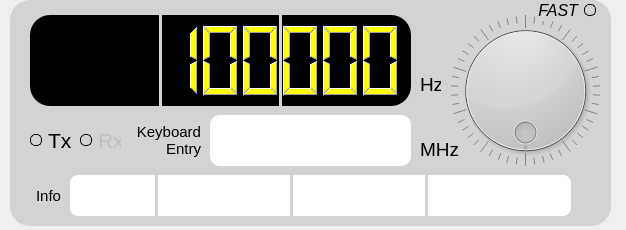
      <widget class="QWidget" name="page_2">
       <property name="geometry">
        <rect>
         <x>0</x>
         <y>0</y>
         <width>626</width>
         <height>230</height>
        </rect>
       </property>
       <attribute name="label">
        <string>  VFO-B</string>
       </attribute>
       <widget class="QGroupBox" name="VFO_B_groupBox">
        <property name="geometry">
         <rect>
          <x>10</x>
          <y>0</y>
          <width>601</width>
          <height>226</height>
         </rect>
        </property>
        <property name="font">
         <font>
          <pointsize>14</pointsize>
          <bold>true</bold>
         </font>
        </property>
        <property name="styleSheet">
         <string notr="true">QWidget{ border: 2px black; background-color: lightgray;border-radius: 20px;}</string>
        </property>
        <property name="title">
         <string/>
        </property>
        <widget class="QLCDNumber" name="VFO_B_lcdNumber">
         <property name="geometry">
          <rect>
           <x>20</x>
           <y>15</y>
           <width>381</width>
           <height>91</height>
          </rect>
         </property>
         <property name="styleSheet">
          <string notr="true">QWidget{ border: 2px black; background-color: black;}
QLCDNumber {color: yellow;}
</string>
         </property>
         <property name="digitCount">
          <number>9</number>
         </property>
         <property name="intValue" stdset="0">
          <number>1800000</number>
         </property>
        </widget>
        <widget class="QLineEdit" name="VFO_B_lineEdit">
         <property name="geometry">
          <rect>
           <x>200</x>
           <y>115</y>
           <width>201</width>
           <height>51</height>
          </rect>
         </property>
         <property name="font">
          <font>
           <pointsize>22</pointsize>
          </font>
         </property>
         <property name="styleSheet">
          <string notr="true">QWidget{ border: 2px black; background-color: white;border-radius: 10px;}</string>
         </property>
         <property name="maxLength">
          <number>9</number>
         </property>
         <property name="alignment">
          <set>Qt::AlignmentFlag::AlignRight|Qt::AlignmentFlag::AlignTrailing|Qt::AlignmentFlag::AlignVCenter</set>
         </property>
        </widget>
        <widget class="QDial" name="VFO_B_dial">
         <property name="geometry">
          <rect>
           <x>440</x>
           <y>15</y>
           <width>151</width>
           <height>151</height>
          </rect>
         </property>
         <property name="wrapping">
          <bool>true</bool>
         </property>
         <property name="notchesVisible">
          <bool>true</bool>
         </property>
         <property name="stored_value" stdset="0">
          <number>0</number>
         </property>
        </widget>
        <widget class="QRadioButton" name="VFO_B_Tx_radioButton">
         <property name="geometry">
          <rect>
           <x>20</x>
           <y>125</y>
           <width>41</width>
           <height>31</height>
          </rect>
         </property>
         <property name="font">
          <font>
           <pointsize>16</pointsize>
          </font>
         </property>
         <property name="styleSheet">
          <string notr="true">QRadioButton::indicator:checked:checked{ background-color: red;}
QRadioButton::indicator{ width: 10px; height: 10px; border-radius: 5px; border: 1px solid black; background-color: transparent;}</string>
         </property>
         <property name="text">
          <string>Tx</string>
         </property>
         <property name="iconSize">
          <size>
           <width>32</width>
           <height>32</height>
          </size>
         </property>
         <attribute name="buttonGroup">
          <string notr="true">Tx_buttonGroup</string>
         </attribute>
        </widget>
        <widget class="QRadioButton" name="VFO_B_Rx_radioButton">
         <property name="enabled">
          <bool>false</bool>
         </property>
         <property name="geometry">
          <rect>
           <x>70</x>
           <y>125</y>
           <width>41</width>
           <height>31</height>
          </rect>
         </property>
         <property name="font">
          <font>
           <pointsize>16</pointsize>
          </font>
         </property>
         <property name="styleSheet">
          <string notr="true">QRadioButton::indicator:checked:checked{ background-color: green;}
QRadioButton::indicator{ width: 10px; height: 10px; border-radius: 5px; border: 1px solid black; background-color: transparent;}</string>
         </property>
         <property name="text">
          <string>Rx</string>
         </property>
         <property name="iconSize">
          <size>
           <width>32</width>
           <height>32</height>
          </size>
         </property>
         <attribute name="buttonGroup">
          <string notr="true">Rx_buttonGroup</string>
         </attribute>
        </widget>
        <widget class="QLabel" name="VFO_B_label_1">
         <property name="geometry">
          <rect>
           <x>410</x>
           <y>75</y>
           <width>21</width>
           <height>18</height>
          </rect>
         </property>
         <property name="font">
          <font>
           <pointsize>14</pointsize>
          </font>
         </property>
         <property name="text">
          <string>Hz</string>
         </property>
        </widget>
        <widget class="QLabel" name="VFO_B_label_2">
         <property name="geometry">
          <rect>
           <x>410</x>
           <y>140</y>
           <width>41</width>
           <height>18</height>
          </rect>
         </property>
         <property name="font">
          <font>
           <pointsize>14</pointsize>
          </font>
         </property>
         <property name="text">
          <string>MHz</string>
         </property>
        </widget>
        <widget class="QTextBrowser" name="VFO_B_textBrowser">
         <property name="geometry">
          <rect>
           <x>60</x>
           <y>175</y>
           <width>501</width>
           <height>41</height>
          </rect>
         </property>
         <property name="font">
          <font>
           <family>Monospace</family>
           <pointsize>12</pointsize>
          </font>
         </property>
         <property name="styleSheet">
          <string notr="true">QWidget{ background-color: white;border-radius: 8px;}
QTextBrowser QScrollBar:horizontal {background-color: lightgrey;}
QTextBrowser QScrollBar::handle:horizontal {background-color: grey;margin: 0px 12px;}</string>
         </property>
         <property name="verticalScrollBarPolicy">
          <enum>Qt::ScrollBarPolicy::ScrollBarAlwaysOff</enum>
         </property>
         <property name="horizontalScrollBarPolicy">
          <enum>Qt::ScrollBarPolicy::ScrollBarAlwaysOff</enum>
         </property>
         <property name="lineWrapMode">
          <enum>QTextEdit::LineWrapMode::WidgetWidth</enum>
         </property>
         <property name="markdown">
          <string/>
         </property>
         <property name="html">
          <string>&lt;!DOCTYPE HTML PUBLIC &quot;-//W3C//DTD HTML 4.0//EN&quot; &quot;http://www.w3.org/TR/REC-html40/strict.dtd&quot;&gt;
&lt;html&gt;&lt;head&gt;&lt;meta name=&quot;qrichtext&quot; content=&quot;1&quot; /&gt;&lt;meta charset=&quot;utf-8&quot; /&gt;&lt;style type=&quot;text/css&quot;&gt;
p, li { white-space: pre-wrap; }
hr { height: 1px; border-width: 0; }
li.unchecked::marker { content: &quot;\2610&quot;; }
li.checked::marker { content: &quot;\2612&quot;; }
&lt;/style&gt;&lt;/head&gt;&lt;body style=&quot; font-family:'Monospace'; font-size:12pt; font-weight:400; font-style:normal;&quot;&gt;
&lt;p style=&quot;-qt-paragraph-type:empty; margin-top:0px; margin-bottom:0px; margin-left:0px; margin-right:0px; -qt-block-indent:0; text-indent:0px;&quot;&gt;&lt;br /&gt;&lt;/p&gt;&lt;/body&gt;&lt;/html&gt;</string>
         </property>
        </widget>
        <widget class="Line" name="VFO_B_line_2">
         <property name="geometry">
          <rect>
           <x>280</x>
           <y>175</y>
           <width>3</width>
           <height>41</height>
          </rect>
         </property>
         <property name="orientation">
          <enum>Qt::Orientation::Vertical</enum>
         </property>
        </widget>
        <widget class="Line" name="VFO_B_line_3">
         <property name="geometry">
          <rect>
           <x>415</x>
           <y>175</y>
           <width>3</width>
           <height>41</height>
          </rect>
         </property>
         <property name="orientation">
          <enum>Qt::Orientation::Vertical</enum>
         </property>
        </widget>
        <widget class="Line" name="VFO_B_line_1">
         <property name="geometry">
          <rect>
           <x>145</x>
           <y>175</y>
           <width>3</width>
           <height>41</height>
          </rect>
         </property>
         <property name="orientation">
          <enum>Qt::Orientation::Vertical</enum>
         </property>
        </widget>
        <widget class="QLabel" name="VFO_B_label_3">
         <property name="geometry">
          <rect>
           <x>120</x>
           <y>120</y>
           <width>71</width>
           <height>41</height>
          </rect>
         </property>
         <property name="font">
          <font>
           <pointsize>11</pointsize>
          </font>
         </property>
         <property name="styleSheet">
          <string notr="true">QWidget{ border-radius: 0px;}</string>
         </property>
         <property name="text">
          <string>Keyboard Entry</string>
         </property>
         <property name="alignment">
          <set>Qt::AlignmentFlag::AlignRight|Qt::AlignmentFlag::AlignTrailing|Qt::AlignmentFlag::AlignVCenter</set>
         </property>
         <property name="wordWrap">
          <bool>true</bool>
         </property>
        </widget>
        <widget class="QLabel" name="VFO_B_label_4">
         <property name="geometry">
          <rect>
           <x>10</x>
           <y>180</y>
           <width>41</width>
           <height>31</height>
          </rect>
         </property>
         <property name="font">
          <font>
           <pointsize>11</pointsize>
          </font>
         </property>
         <property name="styleSheet">
          <string notr="true">QWidget{ border-radius: 0px;}</string>
         </property>
         <property name="text">
          <string>Info</string>
         </property>
         <property name="alignment">
          <set>Qt::AlignmentFlag::AlignRight|Qt::AlignmentFlag::AlignTrailing|Qt::AlignmentFlag::AlignVCenter</set>
         </property>
         <property name="wordWrap">
          <bool>true</bool>
         </property>
        </widget>
        <widget class="Line" name="VFO_B_line_5">
         <property name="geometry">
          <rect>
           <x>149</x>
           <y>15</y>
           <width>3</width>
           <height>91</height>
          </rect>
         </property>
         <property name="orientation">
          <enum>Qt::Orientation::Vertical</enum>
         </property>
        </widget>
        <widget class="Line" name="VFO_B_line_4">
         <property name="geometry">
          <rect>
           <x>269</x>
           <y>15</y>
           <width>3</width>
           <height>91</height>
          </rect>
         </property>
         <property name="orientation">
          <enum>Qt::Orientation::Vertical</enum>
         </property>
        </widget>
        <widget class="QRadioButton" name="VFO_B_fast_radioButton">
         <property name="geometry">
          <rect>
           <x>525</x>
           <y>0</y>
           <width>61</width>
           <height>21</height>
          </rect>
         </property>
         <property name="font">
          <font>
           <pointsize>12</pointsize>
           <italic>true</italic>
          </font>
         </property>
         <property name="layoutDirection">
          <enum>Qt::LayoutDirection::RightToLeft</enum>
         </property>
         <property name="styleSheet">
          <string notr="true">QRadioButton::indicator:checked:checked {background-color: blue;}
QRadioButton::indicator {width: 10px; height: 10px; border-radius: 5px; border: 1px solid black; background-color: transparent;}</string>
         </property>
         <property name="text">
          <string>FAST</string>
         </property>
         <property name="iconSize">
          <size>
           <width>32</width>
           <height>32</height>
          </size>
         </property>
         <property name="checked">
          <bool>false</bool>
         </property>
        </widget>
       </widget>
      </widget>
